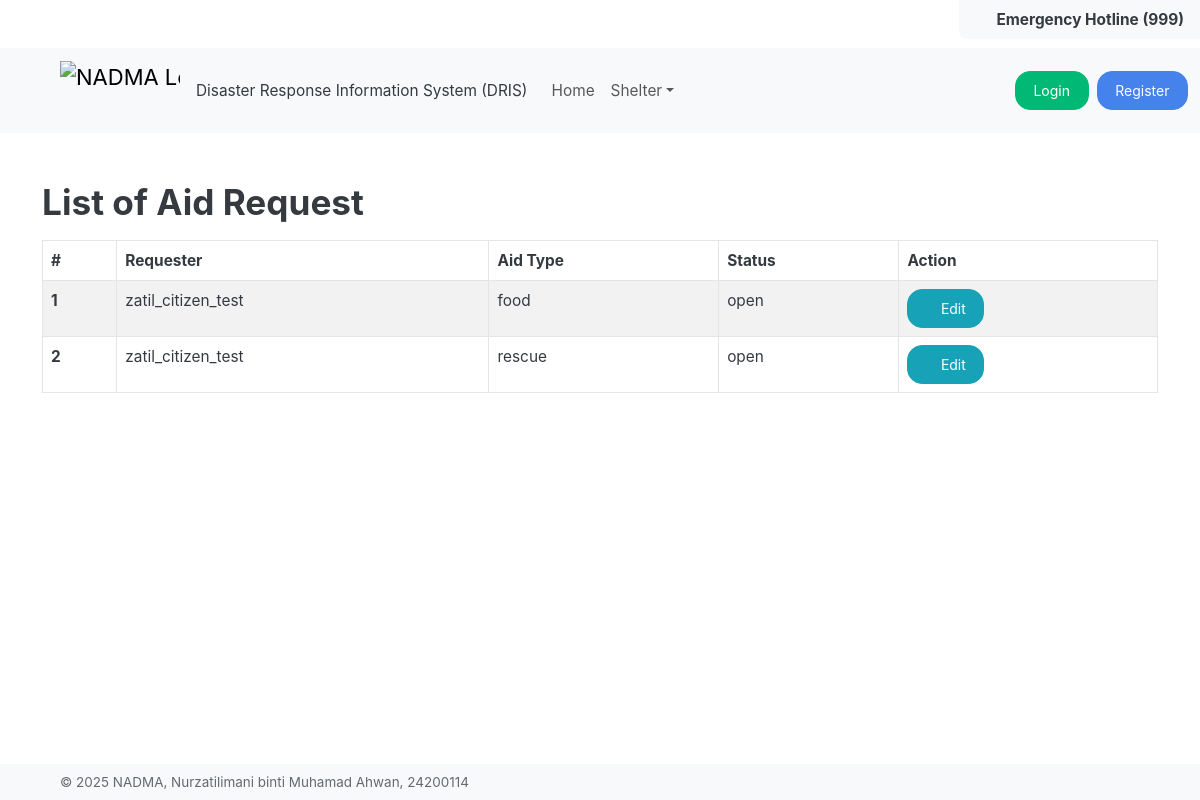
The page /aid/list on the database its author committed.
### AidRequestManagement/models.py (models this page shows, shortened)
class AidRequest(models.Model):
    id = models.AutoField(primary_key=True)
    requester_name = models.CharField(max_length=255)
    aid_type = models.CharField(max_length=255)
    description = models.TextField(blank=True, null=True)
    shelter_id = models.ForeignKey(Shelter, on_delete=models.CASCADE, related_name='aid_requests', null=True, blank=True)
    address = models.CharField(max_length=255)
    phone_number = models.CharField(max_length=15, blank=True, null=True)
    email = models.EmailField(max_length=255)
    status = models.CharField(max_length=50, choices=[
        ('open', 'Open'),
        ('in_progress', 'In Progress'),
        ('completed', 'Completed'),
        ('closed', 'Closed')
    ], default='open')
    created_by = models.ForeignKey(Citizen, on_delete=models.CASCADE, related_name='created_aid_requests')
    created_at = models.DateTimeField(auto_now_add=True)
    updated_by = models.ForeignKey(Authority, on_delete=models.CASCADE, related_name='updated_aid_requests', null=True, blank=True)
    updated_at = models.DateTimeField(auto_now=True)

### AidRequestManagement/views.py (the view, shortened to what this page needs)
# urls.py: path("list", AidRequestView.as_view(), name="aid_request_list"),
class AidRequestView(View):
    def get(self, request):
        aid_requests = AidRequest.objects.all()
        columns = get_aid_request_columns()
        edit_id = request.GET.get('edit')
        show_modal = False
        data = request.GET if request.GET else None
        fieldConfig = get_aid_request_field_config(data=data, request=request)
        return render(request, 'aid-request/index.html', {
            'data': aid_requests,
            'columns': columns,
            'fieldConfig': fieldConfig,
            'show_modal': show_modal,
            'edit_id': edit_id or '',
        })

### AidRequestManagement/views.py (called while the page is built)
def get_aid_request_columns():
    return [
        {'key': 'requester_name', 'label': 'Requester'},
        {'key': 'aid_type', 'label': 'Aid Type'},
        {'key': 'status', 'label': 'Status'},
        {
            'label': 'Action',
            'type': 'action',
            'actions': [
                {
                    'url_name': '',
                    'label': 'Edit',
                    'class': 'btn-info'
                }
            ]
        }
    ]

### common/templatetags/shared_extras.py (called while the page is built)
@register.filter
def get_item(obj, key):
    if isinstance(obj, dict):
        return obj.get(key)
    return getattr(obj, key, None)

### templates/aid-request/index.html (shortened to what this page needs)
{% extends "base.html" %}
{% block content %}
<div class="container mt-3">
  <div class="d-flex align-items-center mb-3">
    <h2 class="flex-grow-1 mb-0">List of Aid Request</h2>
  </div>
  {% include "components/table/table.html" with columns=columns data=data %}
</div>
{% endblock %}

### templates/components/table/table.html (shortened to what this page needs)
{% load shared_extras %}
<link rel="stylesheet" href="https://cdn.datatables.net/1.13.7/css/dataTables.bootstrap5.min.css"/>
<table id="datatable" class="table table-striped table-bordered">
  <thead>
    <tr>
      <th>#</th>
      {% for col in columns %}
        <th>{{ col.label }}</th>
      {% endfor %}
    </tr>
  </thead>
 <tbody>
    {% for row in data %}
      <tr>
        <th scope="row">{{ forloop.counter }}</th>
        {% for col in columns %}
          <td>
            {% if col.type == "action" %}
              {% for action in col.actions %}
                {% if action.label == "Edit" %}
                  <a href="?edit={{ row.id }}" class="btn {{ action.class|default:'btn-primary' }}">
                    <i class="fas fa-pencil-alt"></i> Edit
                  </a>
                {% else %}
                  <a href="" class="btn btn-sm {{ action.class|default:'btn-primary' }}">{{ action.label }}</a>
                {% endif %}
              {% endfor %}
            {% else %}
              {{ row|get_item:col.key }}
            {% endif %}
          </td>
        {% endfor %}
      </tr>
    {% endfor %}
</tbody>
</table>

### rows shown on the page
AidRequest: columns "zatil_citizen_test" "food" "open"
AidRequest: columns "zatil_citizen_test" "rescue" "open"

### other values the page prints
{{ col.label }} "Requester" "Aid Type" "Status" "Action"
